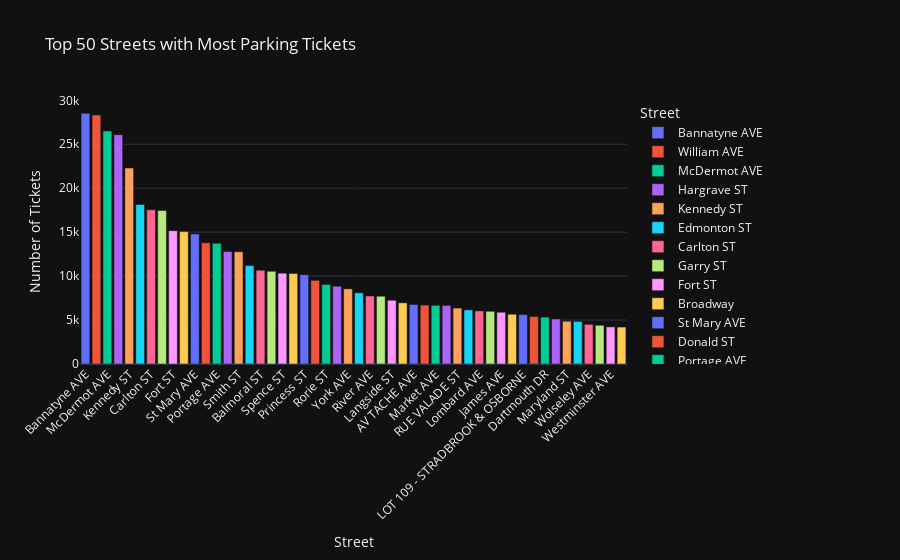

The notebook cell saved with this chart:
### Code cell
fig = px.bar(top_50_streets, x='Street',y='count', color='Street',
             title='Top 50 Streets with Most Parking Tickets',
             labels={'count': 'Number of Tickets'})
fig.update_layout(uniformtext_minsize=8)
fig.update_layout(xaxis_tickangle=-45)
fig

### Figure 1 — Plotly figure (JSON) as saved in the notebook; plotly's stock layout.template omitted (floating-point values rounded to 4 significant figures)
{"data": [{"alignmentgroup": "True", "hovertemplate": "Street=%{x}<br>Number of Tickets=%{y}<extra></extra>", "legendgroup": "Bannatyne AVE", "marker": {"color": "#636efa", "pattern": {"shape": ""}}, "name": "Bannatyne AVE", "offsetgroup": "Bannatyne AVE", "orientation": "v", "showlegend": true, "textposition": "auto", "x": ["Bannatyne AVE"], "xaxis": "x", "y": [28532], "yaxis": "y", "type": "bar"}, {"alignmentgroup": "True", "hovertemplate": "Street=%{x}<br>Number of Tickets=%{y}<extra></extra>", "legendgroup": "William AVE", "marker": {"color": "#EF553B", "pattern": {"shape": ""}}, "name": "William AVE", "offsetgroup": "William AVE", "orientation": "v", "showlegend": true, "textposition": "auto", "x": ["William AVE"], "xaxis": "x", "y": [28333], "yaxis": "y", "type": "bar"}, {"alignmentgroup": "True", "hovertemplate": "Street=%{x}<br>Number of Tickets=%{y}<extra></extra>", "legendgroup": "McDermot AVE", "marker": {"color": "#00cc96", "pattern": {"shape": ""}}, "name": "McDermot AVE", "offsetgroup": "McDermot AVE", "orientation": "v", "showlegend": true, "textposition": "auto", "x": ["McDermot AVE"], "xaxis": "x", "y": [26514], "yaxis": "y", "type": "bar"}, {"alignmentgroup": "True", "hovertemplate": "Street=%{x}<br>Number of Tickets=%{y}<extra></extra>", "legendgroup": "Hargrave ST", "marker": {"color": "#ab63fa", "pattern": {"shape": ""}}, "name": "Hargrave ST", "offsetgroup": "Hargrave ST", "orientation": "v", "showlegend": true, "textposition": "auto", "x": ["Hargrave ST"], "xaxis": "x", "y": [26092], "yaxis": "y", "type": "bar"}, {"alignmentgroup": "True", "hovertemplate": "Street=%{x}<br>Number of Tickets=%{y}<extra></extra>", "legendgroup": "Kennedy ST", "marker": {"color": "#FFA15A", "pattern": {"shape": ""}}, "name": "Kennedy ST", "offsetgroup": "Kennedy ST", "orientation": "v", "showlegend": true, "textposition": "auto", "x": ["Kennedy ST"], "xaxis": "x", "y": [22297], "yaxis": "y", "type": "bar"}, {"alignmentgroup": "True", "hovertemplate": "Street=%{x}<br>Number of Tickets=%{y}<extra></extra>", "legendgroup": "Edmonton ST", "marker": {"color": "#19d3f3", "pattern": {"shape": ""}}, "name": "Edmonton ST", "offsetgroup": "Edmonton ST", "orientation": "v", "showlegend": true, "textposition": "auto", "x": ["Edmonton ST"], "xaxis": "x", "y": [18145], "yaxis": "y", "type": "bar"}, {"alignmentgroup": "True", "hovertemplate": "Street=%{x}<br>Number of Tickets=%{y}<extra></extra>", "legendgroup": "Carlton ST", "marker": {"color": "#FF6692", "pattern": {"shape": ""}}, "name": "Carlton ST", "offsetgroup": "Carlton ST", "orientation": "v", "showlegend": true, "textposition": "auto", "x": ["Carlton ST"], "xaxis": "x", "y": [17543], "yaxis": "y", "type": "bar"}, {"alignmentgroup": "True", "hovertemplate": "Street=%{x}<br>Number of Tickets=%{y}<extra></extra>", "legendgroup": "Garry ST", "marker": {"color": "#B6E880", "pattern": {"shape": ""}}, "name": "Garry ST", "offsetgroup": "Garry ST", "orientation": "v", "showlegend": true, "textposition": "auto", "x": ["Garry ST"], "xaxis": "x", "y": [17473], "yaxis": "y", "type": "bar"}, {"alignmentgroup": "True", "hovertemplate": "Street=%{x}<br>Number of Tickets=%{y}<extra></extra>", "legendgroup": "Fort ST", "marker": {"color": "#FF97FF", "pattern": {"shape": ""}}, "name": "Fort ST", "offsetgroup": "Fort ST", "orientation": "v", "showlegend": true, "textposition": "auto", "x": ["Fort ST"], "xaxis": "x", "y": [15168], "yaxis": "y", "type": "bar"}, {"alignmentgroup": "True", "hovertemplate": "Street=%{x}<br>Number of Tickets=%{y}<extra></extra>", "legendgroup": "Broadway", "marker": {"color": "#FECB52", "pattern": {"shape": ""}}, "name": "Broadway", "offsetgroup": "Broadway", "orientation": "v", "showlegend": true, "textposition": "auto", "x": ["Broadway"], "xaxis": "x", "y": [15064], "yaxis": "y", "type": "bar"}, {"alignmentgroup": "True", "hovertemplate": "Street=%{x}<br>Number of Tickets=%{y}<extra></extra>", "legendgroup": "St Mary AVE", "marker": {"color": "#636efa", "pattern": {"shape": ""}}, "name": "St Mary AVE", "offsetgroup": "St Mary AVE", "orientation": "v", "showlegend": true, "textposition": "auto", "x": ["St Mary AVE"], "xaxis": "x", "y": [14797], "yaxis": "y", "type": "bar"}, {"alignmentgroup": "True", "hovertemplate": "Street=%{x}<br>Number of Tickets=%{y}<extra></extra>", "legendgroup": "Donald ST", "marker": {"color": "#EF553B", "pattern": {"shape": ""}}, "name": "Donald ST", "offsetgroup": "Donald ST", "orientation": "v", "showlegend": true, "textposition": "auto", "x": ["Donald ST"], "xaxis": "x", "y": [13781], "yaxis": "y", "type": "bar"}, {"alignmentgroup": "True", "hovertemplate": "Street=%{x}<br>Number of Tickets=%{y}<extra></extra>", "legendgroup": "Portage AVE", "marker": {"color": "#00cc96", "pattern": {"shape": ""}}, "name": "Portage AVE", "offsetgroup": "Portage AVE", "orientation": "v", "showlegend": true, "textposition": "auto", "x": ["Portage AVE"], "xaxis": "x", "y": [13735], "yaxis": "y", "type": "bar"}, {"alignmentgroup": "True", "hovertemplate": "Street=%{x}<br>Number of Tickets=%{y}<extra></extra>", "legendgroup": "King ST", "marker": {"color": "#ab63fa", "pattern": {"shape": ""}}, "name": "King ST", "offsetgroup": "King ST", "orientation": "v", "showlegend": true, "textposition": "auto", "x": ["King ST"], "xaxis": "x", "y": [12804], "yaxis": "y", "type": "bar"}, {"alignmentgroup": "True", "hovertemplate": "Street=%{x}<br>Number of Tickets=%{y}<extra></extra>", "legendgroup": "Smith ST", "marker": {"color": "#FFA15A", "pattern": {"shape": ""}}, "name": "Smith ST", "offsetgroup": "Smith ST", "orientation": "v", "showlegend": true, "textposition": "auto", "x": ["Smith ST"], "xaxis": "x", "y": [12775], "yaxis": "y", "type": "bar"}, {"alignmentgroup": "True", "hovertemplate": "Street=%{x}<br>Number of Tickets=%{y}<extra></extra>", "legendgroup": "Furby ST", "marker": {"color": "#19d3f3", "pattern": {"shape": ""}}, "name": "Furby ST", "offsetgroup": "Furby ST", "orientation": "v", "showlegend": true, "textposition": "auto", "x": ["Furby ST"], "xaxis": "x", "y": [11198], "yaxis": "y", "type": "bar"}, {"alignmentgroup": "True", "hovertemplate": "Street=%{x}<br>Number of Tickets=%{y}<extra></extra>", "legendgroup": "Balmoral ST", "marker": {"color": "#FF6692", "pattern": {"shape": ""}}, "name": "Balmoral ST", "offsetgroup": "Balmoral ST", "orientation": "v", "showlegend": true, "textposition": "auto", "x": ["Balmoral ST"], "xaxis": "x", "y": [10672], "yaxis": "y", "type": "bar"}, {"alignmentgroup": "True", "hovertemplate": "Street=%{x}<br>Number of Tickets=%{y}<extra></extra>", "legendgroup": "Notre Dame AVE", "marker": {"color": "#B6E880", "pattern": {"shape": ""}}, "name": "Notre Dame AVE", "offsetgroup": "Notre Dame AVE", "orientation": "v", "showlegend": true, "textposition": "auto", "x": ["Notre Dame AVE"], "xaxis": "x", "y": [10540], "yaxis": "y", "type": "bar"}, {"alignmentgroup": "True", "hovertemplate": "Street=%{x}<br>Number of Tickets=%{y}<extra></extra>", "legendgroup": "Spence ST", "marker": {"color": "#FF97FF", "pattern": {"shape": ""}}, "name": "Spence ST", "offsetgroup": "Spence ST", "orientation": "v", "showlegend": true, "textposition": "auto", "x": ["Spence ST"], "xaxis": "x", "y": [10336], "yaxis": "y", "type": "bar"}, {"alignmentgroup": "True", "hovertemplate": "Street=%{x}<br>Number of Tickets=%{y}<extra></extra>", "legendgroup": "Sherbrook ST", "marker": {"color": "#FECB52", "pattern": {"shape": ""}}, "name": "Sherbrook ST", "offsetgroup": "Sherbrook ST", "orientation": "v", "showlegend": true, "textposition": "auto", "x": ["Sherbrook ST"], "xaxis": "x", "y": [10297], "yaxis": "y", "type": "bar"}, {"alignmentgroup": "True", "hovertemplate": "Street=%{x}<br>Number of Tickets=%{y}<extra></extra>", "legendgroup": "Princess ST", "marker": {"color": "#636efa", "pattern": {"shape": ""}}, "name": "Princess ST", "offsetgroup": "Princess ST", "orientation": "v", "showlegend": true, "textposition": "auto", "x": ["Princess ST"], "xaxis": "x", "y": [10153], "yaxis": "y", "type": "bar"}, {"alignmentgroup": "True", "hovertemplate": "Street=%{x}<br>Number of Tickets=%{y}<extra></extra>", "legendgroup": "Adelaide ST", "marker": {"color": "#EF553B", "pattern": {"shape": ""}}, "name": "Adelaide ST", "offsetgroup": "Adelaide ST", "orientation": "v", "showlegend": true, "textposition": "auto", "x": ["Adelaide ST"], "xaxis": "x", "y": [9519], "yaxis": "y", "type": "bar"}, {"alignmentgroup": "True", "hovertemplate": "Street=%{x}<br>Number of Tickets=%{y}<extra></extra>", "legendgroup": "Rorie ST", "marker": {"color": "#00cc96", "pattern": {"shape": ""}}, "name": "Rorie ST", "offsetgroup": "Rorie ST", "orientation": "v", "showlegend": true, "textposition": "auto", "x": ["Rorie ST"], "xaxis": "x", "y": [9048], "yaxis": "y", "type": "bar"}, {"alignmentgroup": "True", "hovertemplate": "Street=%{x}<br>Number of Tickets=%{y}<extra></extra>", "legendgroup": "Portage Ave.", "marker": {"color": "#ab63fa", "pattern": {"shape": ""}}, "name": "Portage Ave.", "offsetgroup": "Portage Ave.", "orientation": "v", "showlegend": true, "textposition": "auto", "x": ["Portage Ave."], "xaxis": "x", "y": [8848], "yaxis": "y", "type": "bar"}, {"alignmentgroup": "True", "hovertemplate": "Street=%{x}<br>Number of Tickets=%{y}<extra></extra>", "legendgroup": "York AVE", "marker": {"color": "#FFA15A", "pattern": {"shape": ""}}, "name": "York AVE", "offsetgroup": "York AVE", "orientation": "v", "showlegend": true, "textposition": "auto", "x": ["York AVE"], "xaxis": "x", "y": [8551], "yaxis": "y", "type": "bar"}, {"alignmentgroup": "True", "hovertemplate": "Street=%{x}<br>Number of Tickets=%{y}<extra></extra>", "legendgroup": "Alley", "marker": {"color": "#19d3f3", "pattern": {"shape": ""}}, "name": "Alley", "offsetgroup": "Alley", "orientation": "v", "showlegend": true, "textposition": "auto", "x": ["Alley"], "xaxis": "x", "y": [8098], "yaxis": "y", "type": "bar"}, {"alignmentgroup": "True", "hovertemplate": "Street=%{x}<br>Number of Tickets=%{y}<extra></extra>", "legendgroup": "River AVE", "marker": {"color": "#FF6692", "pattern": {"shape": ""}}, "name": "River AVE", "offsetgroup": "River AVE", "orientation": "v", "showlegend": true, "textposition": "auto", "x": ["River AVE"], "xaxis": "x", "y": [7738], "yaxis": "y", "type": "bar"}, {"alignmentgroup": "True", "hovertemplate": "Street=%{x}<br>Number of Tickets=%{y}<extra></extra>", "legendgroup": "Corydon AVE", "marker": {"color": "#B6E880", "pattern": {"shape": ""}}, "name": "Corydon AVE", "offsetgroup": "Corydon AVE", "orientation": "v", "showlegend": true, "textposition": "auto", "x": ["Corydon AVE"], "xaxis": "x", "y": [7711], "yaxis": "y", "type": "bar"}, {"alignmentgroup": "True", "hovertemplate": "Street=%{x}<br>Number of Tickets=%{y}<extra></extra>", "legendgroup": "Langside ST", "marker": {"color": "#FF97FF", "pattern": {"shape": ""}}, "name": "Langside ST", "offsetgroup": "Langside ST", "orientation": "v", "showlegend": true, "textposition": "auto", "x": ["Langside ST"], "xaxis": "x", "y": [7256], "yaxis": "y", "type": "bar"}, {"alignmentgroup": "True", "hovertemplate": "Street=%{x}<br>Number of Tickets=%{y}<extra></extra>", "legendgroup": "Elgin AVE", "marker": {"color": "#FECB52", "pattern": {"shape": ""}}, "name": "Elgin AVE", "offsetgroup": "Elgin AVE", "orientation": "v", "showlegend": true, "textposition": "auto", "x": ["Elgin AVE"], "xaxis": "x", "y": [6958], "yaxis": "y", "type": "bar"}, {"alignmentgroup": "True", "hovertemplate": "Street=%{x}<br>Number of Tickets=%{y}<extra></extra>", "legendgroup": "AV TACHE AVE", "marker": {"color": "#636efa", "pattern": {"shape": ""}}, "name": "AV TACHE AVE", "offsetgroup": "AV TACHE AVE", "orientation": "v", "showlegend": true, "textposition": "auto", "x": ["AV TACHE AVE"], "xaxis": "x", "y": [6776], "yaxis": "y", "type": "bar"}, {"alignmentgroup": "True", "hovertemplate": "Street=%{x}<br>Number of Tickets=%{y}<extra></extra>", "legendgroup": "Young ST", "marker": {"color": "#EF553B", "pattern": {"shape": ""}}, "name": "Young ST", "offsetgroup": "Young ST", "orientation": "v", "showlegend": true, "textposition": "auto", "x": ["Young ST"], "xaxis": "x", "y": [6705], "yaxis": "y", "type": "bar"}, {"alignmentgroup": "True", "hovertemplate": "Street=%{x}<br>Number of Tickets=%{y}<extra></extra>", "legendgroup": "Market AVE", "marker": {"color": "#00cc96", "pattern": {"shape": ""}}, "name": "Market AVE", "offsetgroup": "Market AVE", "orientation": "v", "showlegend": true, "textposition": "auto", "x": ["Market AVE"], "xaxis": "x", "y": [6672], "yaxis": "y", "type": "bar"}, {"alignmentgroup": "True", "hovertemplate": "Street=%{x}<br>Number of Tickets=%{y}<extra></extra>", "legendgroup": "Colony ST", "marker": {"color": "#ab63fa", "pattern": {"shape": ""}}, "name": "Colony ST", "offsetgroup": "Colony ST", "orientation": "v", "showlegend": true, "textposition": "auto", "x": ["Colony ST"], "xaxis": "x", "y": [6664], "yaxis": "y", "type": "bar"}, {"alignmentgroup": "True", "hovertemplate": "Street=%{x}<br>Number of Tickets=%{y}<extra></extra>", "legendgroup": "RUE VALADE ST", "marker": {"color": "#FFA15A", "pattern": {"shape": ""}}, "name": "RUE VALADE ST", "offsetgroup": "RUE VALADE ST", "orientation": "v", "showlegend": true, "textposition": "auto", "x": ["RUE VALADE ST"], "xaxis": "x", "y": [6362], "yaxis": "y", "type": "bar"}, {"alignmentgroup": "True", "hovertemplate": "Street=%{x}<br>Number of Tickets=%{y}<extra></extra>", "legendgroup": "Good ST", "marker": {"color": "#19d3f3", "pattern": {"shape": ""}}, "name": "Good ST", "offsetgroup": "Good ST", "orientation": "v", "showlegend": true, "textposition": "auto", "x": ["Good ST"], "xaxis": "x", "y": [6159], "yaxis": "y", "type": "bar"}, {"alignmentgroup": "True", "hovertemplate": "Street=%{x}<br>Number of Tickets=%{y}<extra></extra>", "legendgroup": "Lombard AVE", "marker": {"color": "#FF6692", "pattern": {"shape": ""}}, "name": "Lombard AVE", "offsetgroup": "Lombard AVE", "orientation": "v", "showlegend": true, "textposition": "auto", "x": ["Lombard AVE"], "xaxis": "x", "y": [6040], "yaxis": "y", "type": "bar"}, {"alignmentgroup": "True", "hovertemplate": "Street=%{x}<br>Number of Tickets=%{y}<extra></extra>", "legendgroup": "Arthur ST", "marker": {"color": "#B6E880", "pattern": {"shape": ""}}, "name": "Arthur ST", "offsetgroup": "Arthur ST", "orientation": "v", "showlegend": true, "textposition": "auto", "x": ["Arthur ST"], "xaxis": "x", "y": [5997], "yaxis": "y", "type": "bar"}, {"alignmentgroup": "True", "hovertemplate": "Street=%{x}<br>Number of Tickets=%{y}<extra></extra>", "legendgroup": "James AVE", "marker": {"color": "#FF97FF", "pattern": {"shape": ""}}, "name": "James AVE", "offsetgroup": "James AVE", "orientation": "v", "showlegend": true, "textposition": "auto", "x": ["James AVE"], "xaxis": "x", "y": [5888], "yaxis": "y", "type": "bar"}, {"alignmentgroup": "True", "hovertemplate": "Street=%{x}<br>Number of Tickets=%{y}<extra></extra>", "legendgroup": "Albert ST", "marker": {"color": "#FECB52", "pattern": {"shape": ""}}, "name": "Albert ST", "offsetgroup": "Albert ST", "orientation": "v", "showlegend": true, "textposition": "auto", "x": ["Albert ST"], "xaxis": "x", "y": [5663], "yaxis": "y", "type": "bar"}, {"alignmentgroup": "True", "hovertemplate": "Street=%{x}<br>Number of Tickets=%{y}<extra></extra>", "legendgroup": "LOT 109 - STRADBROOK & OSBORNE", "marker": {"color": "#636efa", "pattern": {"shape": ""}}, "name": "LOT 109 - STRADBROOK & OSBORNE", "offsetgroup": "LOT 109 - STRADBROOK & OSBORNE", "orientation": "v", "showlegend": true, "textposition": "auto", "x": ["LOT 109 - STRADBROOK & OSBORNE"], "xaxis": "x", "y": [5629], "yaxis": "y", "type": "bar"}, {"alignmentgroup": "True", "hovertemplate": "Street=%{x}<br>Number of Tickets=%{y}<extra></extra>", "legendgroup": "Graham AVE", "marker": {"color": "#EF553B", "pattern": {"shape": ""}}, "name": "Graham AVE", "offsetgroup": "Graham AVE", "orientation": "v", "showlegend": true, "textposition": "auto", "x": ["Graham AVE"], "xaxis": "x", "y": [5403], "yaxis": "y", "type": "bar"}, {"alignmentgroup": "True", "hovertemplate": "Street=%{x}<br>Number of Tickets=%{y}<extra></extra>", "legendgroup": "Dartmouth DR", "marker": {"color": "#00cc96", "pattern": {"shape": ""}}, "name": "Dartmouth DR", "offsetgroup": "Dartmouth DR", "orientation": "v", "showlegend": true, "textposition": "auto", "x": ["Dartmouth DR"], "xaxis": "x", "y": [5340], "yaxis": "y", "type": "bar"}, {"alignmentgroup": "True", "hovertemplate": "Street=%{x}<br>Number of Tickets=%{y}<extra></extra>", "legendgroup": "Osborne ST", "marker": {"color": "#ab63fa", "pattern": {"shape": ""}}, "name": "Osborne ST", "offsetgroup": "Osborne ST", "orientation": "v", "showlegend": true, "textposition": "auto", "x": ["Osborne ST"], "xaxis": "x", "y": [5118], "yaxis": "y", "type": "bar"}, {"alignmentgroup": "True", "hovertemplate": "Street=%{x}<br>Number of Tickets=%{y}<extra></extra>", "legendgroup": "Maryland ST", "marker": {"color": "#FFA15A", "pattern": {"shape": ""}}, "name": "Maryland ST", "offsetgroup": "Maryland ST", "orientation": "v", "showlegend": true, "textposition": "auto", "x": ["Maryland ST"], "xaxis": "x", "y": [4869], "yaxis": "y", "type": "bar"}, {"alignmentgroup": "True", "hovertemplate": "Street=%{x}<br>Number of Tickets=%{y}<extra></extra>", "legendgroup": "RUE DESPINS ST", "marker": {"color": "#19d3f3", "pattern": {"shape": ""}}, "name": "RUE DESPINS ST", "offsetgroup": "RUE DESPINS ST", "orientation": "v", "showlegend": true, "textposition": "auto", "x": ["RUE DESPINS ST"], "xaxis": "x", "y": [4843], "yaxis": "y", "type": "bar"}, {"alignmentgroup": "True", "hovertemplate": "Street=%{x}<br>Number of Tickets=%{y}<extra></extra>", "legendgroup": "Wolseley AVE", "marker": {"color": "#FF6692", "pattern": {"shape": ""}}, "name": "Wolseley AVE", "offsetgroup": "Wolseley AVE", "orientation": "v", "showlegend": true, "textposition": "auto", "x": ["Wolseley AVE"], "xaxis": "x", "y": [4512], "yaxis": "y", "type": "bar"}, {"alignmentgroup": "True", "hovertemplate": "Street=%{x}<br>Number of Tickets=%{y}<extra></extra>", "legendgroup": "Assiniboine AVE", "marker": {"color": "#B6E880", "pattern": {"shape": ""}}, "name": "Assiniboine AVE", "offsetgroup": "Assiniboine AVE", "orientation": "v", "showlegend": true, "textposition": "auto", "x": ["Assiniboine AVE"], "xaxis": "x", "y": [4408], "yaxis": "y", "type": "bar"}, {"alignmentgroup": "True", "hovertemplate": "Street=%{x}<br>Number of Tickets=%{y}<extra></extra>", "legendgroup": "Westminster AVE", "marker": {"color": "#FF97FF", "pattern": {"shape": ""}}, "name": "Westminster AVE", "offsetgroup": "Westminster AVE", "orientation": "v", "showlegend": true, "textposition": "auto", "x": ["Westminster AVE"], "xaxis": "x", "y": [4219], "yaxis": "y", "type": "bar"}, {"alignmentgroup": "True", "hovertemplate": "Street=%{x}<br>Number of Tickets=%{y}<extra></extra>", "legendgroup": "Vaughan ST", "marker": {"color": "#FECB52", "pattern": {"shape": ""}}, "name": "Vaughan ST", "offsetgroup": "Vaughan ST", "orientation": "v", "showlegend": true, "textposition": "auto", "x": ["Vaughan ST"], "xaxis": "x", "y": [4201], "yaxis": "y", "type": "bar"}], "layout": {"xaxis": {"anchor": "y", "domain": [0.0, 1.0], "title": {"text": "Street"}, "categoryorder": "array", "categoryarray": ["Bannatyne AVE", "William AVE", "McDermot AVE", "Hargrave ST", "Kennedy ST", "Edmonton ST", "Carlton ST", "Garry ST", "Fort ST", "Broadway", "St Mary AVE", "Donald ST", "Portage AVE", "King ST", "Smith ST", "Furby ST", "Balmoral ST", "Notre Dame AVE", "Spence ST", "Sherbrook ST", "Princess ST", "Adelaide ST", "Rorie ST", "Portage Ave.", "York AVE", "Alley", "River AVE", "Corydon AVE", "Langside ST", "Elgin AVE", "AV TACHE AVE", "Young ST", "Market AVE", "Colony ST", "RUE VALADE ST", "Good ST", "Lombard AVE", "Arthur ST", "James AVE", "Albert ST", "LOT 109 - STRADBROOK & OSBORNE", "Graham AVE", "Dartmouth DR", "Osborne ST", "Maryland ST", "RUE DESPINS ST", "Wolseley AVE", "Assiniboine AVE", "Westminster AVE", "Vaughan ST"], "tickangle": -45}, "yaxis": {"anchor": "x", "domain": [0.0, 1.0], "title": {"text": "Number of Tickets"}}, "legend": {"title": {"text": "Street"}, "tracegroupgap": 0}, "title": {"text": "Top 50 Streets with Most Parking Tickets"}, "barmode": "relative", "uniformtext": {"minsize": 8}}}
